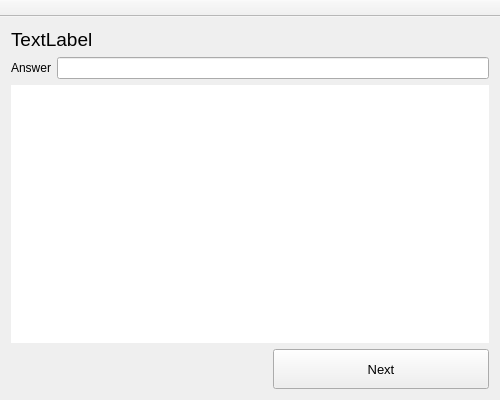
<?xml version="1.0" encoding="UTF-8"?>
<ui version="4.0">
 <class>MainWindow</class>
 <widget class="QMainWindow" name="MainWindow">
  <property name="geometry">
   <rect>
    <x>0</x>
    <y>0</y>
    <width>500</width>
    <height>400</height>
   </rect>
  </property>
  <property name="sizePolicy">
   <sizepolicy hsizetype="Fixed" vsizetype="Fixed">
    <horstretch>0</horstretch>
    <verstretch>0</verstretch>
   </sizepolicy>
  </property>
  <property name="font">
   <font>
    <family>Segoe UI</family>
    <pointsize>9</pointsize>
   </font>
  </property>
  <property name="windowIcon">
   <iconset resource="res.qrc">
    <normaloff>:/icons/main.ico</normaloff>:/icons/main.ico</iconset>
  </property>
  <widget class="QWidget" name="centralWidget">
   <layout class="QVBoxLayout" name="verticalLayout">
    <item>
     <widget class="QLabel" name="question">
      <property name="font">
       <font>
        <pointsize>14</pointsize>
       </font>
      </property>
      <property name="text">
       <string>TextLabel</string>
      </property>
     </widget>
    </item>
    <item>
     <layout class="QHBoxLayout" name="horizontalLayout">
      <item>
       <widget class="QLabel" name="answerLabel">
        <property name="text">
         <string>Answer</string>
        </property>
       </widget>
      </item>
      <item>
       <widget class="QLineEdit" name="answerEdit"/>
      </item>
     </layout>
    </item>
    <item>
     <widget class="QTableView" name="choiceTable">
      <property name="sizePolicy">
       <sizepolicy hsizetype="Expanding" vsizetype="Expanding">
        <horstretch>0</horstretch>
        <verstretch>0</verstretch>
       </sizepolicy>
      </property>
      <property name="focusPolicy">
       <enum>Qt::TabFocus</enum>
      </property>
      <property name="styleSheet">
       <string notr="true">QAbstractItemView::item {
	border-left: 1px solid hsv(0, 0, 200);
	padding: 5px;
}

QAbstractItemView::item:focus {
	outline: 0px;
}

QAbstractItemView::item::hover {
	background-color: hsv(200, 30, 245);
}

QAbstractItemView::item::selected {
	background-color: hsv(200, 200, 245);
}
</string>
      </property>
      <property name="frameShape">
       <enum>QFrame::NoFrame</enum>
      </property>
      <property name="selectionMode">
       <enum>QAbstractItemView::SingleSelection</enum>
      </property>
      <property name="showGrid">
       <bool>false</bool>
      </property>
      <attribute name="horizontalHeaderVisible">
       <bool>false</bool>
      </attribute>
      <attribute name="verticalHeaderVisible">
       <bool>false</bool>
      </attribute>
     </widget>
    </item>
    <item>
     <layout class="QHBoxLayout" name="footer">
      <item>
       <widget class="QLabel" name="statusDisplay">
        <property name="sizePolicy">
         <sizepolicy hsizetype="Preferred" vsizetype="Preferred">
          <horstretch>1</horstretch>
          <verstretch>0</verstretch>
         </sizepolicy>
        </property>
        <property name="text">
         <string/>
        </property>
       </widget>
      </item>
      <item>
       <spacer name="horizontalSpacer">
        <property name="orientation">
         <enum>Qt::Horizontal</enum>
        </property>
        <property name="sizeHint" stdset="0">
         <size>
          <width>40</width>
          <height>20</height>
         </size>
        </property>
       </spacer>
      </item>
      <item>
       <widget class="QPushButton" name="nextButton">
        <property name="sizePolicy">
         <sizepolicy hsizetype="Minimum" vsizetype="Fixed">
          <horstretch>1</horstretch>
          <verstretch>0</verstretch>
         </sizepolicy>
        </property>
        <property name="minimumSize">
         <size>
          <width>0</width>
          <height>40</height>
         </size>
        </property>
        <property name="font">
         <font>
          <pointsize>10</pointsize>
         </font>
        </property>
        <property name="text">
         <string>Next</string>
        </property>
        <property name="autoDefault">
         <bool>true</bool>
        </property>
       </widget>
      </item>
     </layout>
    </item>
   </layout>
  </widget>
  <widget class="QToolBar" name="toolBar">
   <property name="windowTitle">
    <string>toolBar</string>
   </property>
   <property name="movable">
    <bool>false</bool>
   </property>
   <attribute name="toolBarArea">
    <enum>TopToolBarArea</enum>
   </attribute>
   <attribute name="toolBarBreak">
    <bool>false</bool>
   </attribute>
  </widget>
 </widget>
 <layoutdefault spacing="6" margin="11"/>
 <resources>
  <include location="res.qrc"/>
 </resources>
 <connections/>
</ui>
